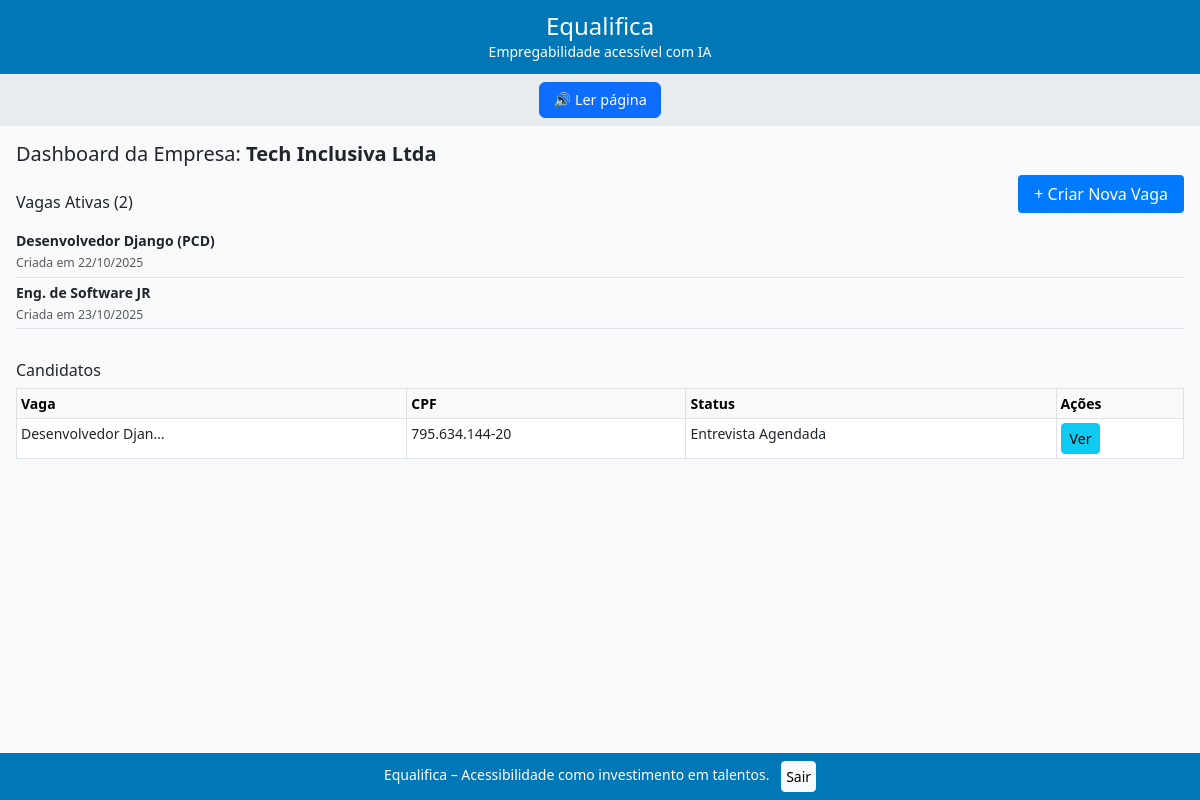
The page /recruiter/dashboard/ (signed in) on the database its author committed.
### companies/models.py (models this page shows, shortened)
class Empresa(BaseModel):
    nome = models.CharField(max_length=255, verbose_name="Razão Social")
    cnpj = models.CharField(
        max_length=18,
        unique=True,
        validators=[validate_cnpj],
        verbose_name="CNPJ",
        help_text="Formato: XX.XXX.XXX/0001-XX ou XXXXXXXXX0001XX"
    )
    endereco = models.TextField(blank=True, verbose_name="Endereço")
    class Meta:
        verbose_name = "Empresa"
        verbose_name_plural = "Empresas"

### recruitment/models.py (models this page shows, shortened)
class Vaga(BaseModel):
    titulo = models.CharField(max_length=200)
    descricao = models.TextField()
    requisitos = models.TextField()
    acessibilidade = models.JSONField(
        default=dict,
        help_text="Ex: {'libras': true, 'legendas': true, 'descricao_alt': true}"
    )
    cnpj_empresa = models.CharField(max_length=18)  # preenchido automaticamente
    class Meta:
        verbose_name = "Vaga"
        verbose_name_plural = "Vagas"

class Candidatura(BaseModel):
    STATUS_CHOICES = [
        ('pendente', 'Pendente'),
        ('entrevista', 'Entrevista Agendada'),
        ('rejeitado', 'Rejeitado'),
        ('contratado', 'Contratado'),
    ]
    vaga = models.ForeignKey(Vaga, on_delete=models.CASCADE, related_name='candidaturas')
    cpf_pcd = models.CharField(max_length=14)      # preenchido automaticamente
    cnpj_empresa = models.CharField(max_length=18)  # copiado da vaga
    status = models.CharField(max_length=20, choices=STATUS_CHOICES, default='pendente')
    class Meta:
        verbose_name = "Candidatura"
        verbose_name_plural = "Candidaturas"
        unique_together = ('vaga', 'cpf_pcd')  # evita candidaturas duplicadas

### companies/views.py (the view)
# urls.py: path('dashboard/', views.RecruiterDashboardView.as_view(), name='recruiter_dashboard'),
class RecruiterDashboardView(LoginRequiredMixin, TemplateView):
    template_name = 'recruiter/dashboard.html'
    def get_context_data(self, **kwargs):
        context = super().get_context_data(**kwargs)
        user = self.request.user
        if user.user_type != 'recruiter':
            return context
        cnpj_empresa = user.recruiter_profile.empresa.cnpj
        vagas = Vaga.objects.filter(cnpj_empresa=cnpj_empresa)
        candidaturas = Candidatura.objects.filter(
            cnpj_empresa=cnpj_empresa
        ).select_related('vaga')
        context.update({
            'vagas': vagas,
            'candidaturas': candidaturas,
            'empresa': user.recruiter_profile.empresa,
        })
        return context

### templates/recruiter/dashboard.html (shortened to what this page needs)
{% extends 'base.html' %}
{% block content %}
<div class="d-flex flex-column h-100">
  <h5 class="mb-3">Dashboard da Empresa: <strong>{{ empresa.nome }}</strong></h5>
  <div class="mb-3">
    <div class="d-flex justify-content-between align-items-center mb-2">
      <h6 class="mb-0">Vagas Ativas ({{ vagas.count }})</h6>
      <p><a href="{% url 'vaga_create' %}" style="background-color: #007bff;
        color: white; padding: 8px 16px; text-decoration: none; border-radius: 4px;">
        + Criar Nova Vaga</a></p>
    </div>
    {% if vagas %}
      <ul class="list-unstyled small">
        {% for vaga in vagas %}
          <li class="border-bottom pb-1 mb-1">
            <strong>{{ vaga.titulo|truncatechars:35 }}</strong><br>
            <small class="text-muted">Criada em {{ vaga.created_at|date:"d/m/Y" }}</small>
          </li>
        {% endfor %}
      </ul>
    {% else %}
      <p class="text-muted small">Nenhuma vaga cadastrada.</p>
    {% endif %}
  </div>
  <div class="mt-auto">
    <h6 class="mb-2">Candidatos</h6>
    {% if candidaturas %}
      <div class="table-responsive small" style="max-height: 200px; overflow-y: auto;">
        <table class="table table-bordered table-sm">
          <thead class="table-light">
            <tr>
              <th>Vaga</th>
              <th>CPF</th>
              <th>Status</th>
              <th>Ações</th>
            </tr>
          </thead>
          <tbody>
            {% for cand in candidaturas %}
            <tr>
              <td>{{ cand.vaga.titulo|truncatechars:20 }}</td>
              <td>{{ cand.cpf_pcd }}</td>
              <td>{{ cand.get_status_display }}</td>
              <td>
                {% if cand.entrevista %}
                  <a href="{% url 'entrevista' cand.entrevista.id %}" class="btn btn-sm btn-info">Ver</a>
                {% else %}
                  <span class="text-muted">Agendar (em breve)</span>
                {% endif %}
              </td>
            </tr>
            {% endfor %}
          </tbody>
        </table>
      </div>
    {% else %}
      <p class="text-muted small">Nenhum candidato ainda.</p>
    {% endif %}
  </div>
</div>
{% endblock %}

### templates/base.html (shortened to what this page needs)
<!DOCTYPE html>
<html lang="pt-BR">
<head>
  <link href="https://cdn.jsdelivr.net/npm/bootstrap@5.3.0/dist/css/bootstrap.min.css" rel="stylesheet">
</head>
<body>
  <div class="layout-container">
    <header>
      <div class="container">
        <h1>Equalifica</h1>
        <p class="mb-0 small">Empregabilidade acessível com IA</p>
      </div>
    </header>
    <div class="tts-bar">
      <button class="btn btn-primary btn-access" onclick="lerTexto()">🔊 Ler página</button>
    </div>
    <main>
      {% block content %}
      {% endblock %}
    </main>
    <footer>
      <div class="container">
        Equalifica – Acessibilidade como investimento em talentos.
        {% if user.is_authenticated %}
          <form method="post" action="{% url 'logout' %}" class="d-inline ms-2">
            <button type="submit" class="btn btn-sm btn-light p-1">Sair</button>
          </form>
        {% endif %}
      </div>
    </footer>
  </div>
</body>
</html>

### templates/base.html (style rules this page uses)
body { background: #f8f9fa; font-family: 'Segoe UI', Arial, sans-serif; margin: 0; padding: 0; overflow-x: hidden; }
header { background: #0077b6; color: white; padding: 0.75rem 0; text-align: center; flex-shrink: 0; }
header h1 { font-size: 1.5rem; margin: 0; }
.tts-bar { background: #e9ecef; padding: 0.5rem 0; text-align: center; flex-shrink: 0; }
main { flex: 1; overflow-y: auto; padding: 1rem; display: flex; flex-direction: column; }
footer { background: #0077b6; color: white; text-align: center; padding: 0.5rem 0; font-size: 0.875rem; flex-shrink: 0; }
.layout-container { min-height: 100dvh; display: flex; flex-direction: column; max-width: 100%; }
.btn-access { font-size: 0.9rem; padding: 0.4rem 0.8rem; }

### rows shown on the page
Empresa: nome "Tech Inclusiva Ltda"
Vaga: titulo "Desenvolvedor Django (PCD)", created_at "22/10/2025"
Vaga: titulo "Eng. de Software JR", created_at "23/10/2025"
Candidatura: vaga.titulo "Desenvolvedor Djan…", cpf_pcd "795.634.144-20", status "Entrevista Agendada", shows "Ver"

### other values the page prints
{{ vagas.count }} "2"
